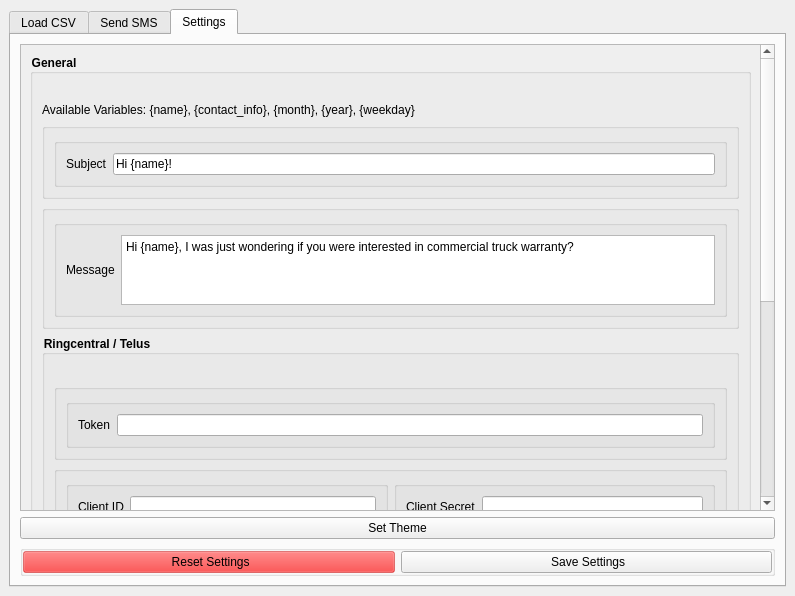
<?xml version="1.0" encoding="UTF-8"?>
<ui version="4.0">
 <class>MainWindow</class>
 <widget class="QMainWindow" name="MainWindow">
  <property name="enabled">
   <bool>true</bool>
  </property>
  <property name="geometry">
   <rect>
    <x>0</x>
    <y>0</y>
    <width>795</width>
    <height>596</height>
   </rect>
  </property>
  <property name="windowTitle">
   <string>OnTheSpot</string>
  </property>
  <property name="windowIcon">
   <iconset>
    <normaloff>../../../../../../../../../../../../../../../../../../../../resources/icon.png</normaloff>../../../../../../../../../../../../../../../../../../../../resources/icon.png</iconset>
  </property>
  <property name="styleSheet">
   <string notr="true">QGroupBox #group_login_form_3, #gb0_0, #gb0_1, #gb0_2, #gb0_3, #gb0_4, #gb0_5, #gb0_6, #gb0_7, #gb1_0, #gb1_1, #gb1_2, #gb1_3, #gb1_4, #gb1_5, #gb1_6, #gb1_7, #gb1_8, #gb1_9, #gb1_10, #gb1_11, #gb1_12, #gb1_13, #gb1_14, #gb1_29, #gb2_0, #gb2_1, #gb2_2, #gb2_3, #gb2_4, #gb2_5, #gb2_6, #gb2_7, #gb2_8, #gb2_9, #gb2_10, #gb2_11, #gb2_12, #gb2_13, #gb2_14, #gb2_15, #gb2_16, #gb2_17, #gb2_18, #gb3_0, #gb3_1, #gb3_2, #gb3_3, #gb3_4, #gb3_5, #gb3_6 { border: 0;}</string>
  </property>
  <widget class="QWidget" name="centralwidget">
   <property name="styleSheet">
    <string notr="true"/>
   </property>
   <layout class="QVBoxLayout" name="verticalLayout_10">
    <item>
     <widget class="QTabWidget" name="tabview">
      <property name="acceptDrops">
       <bool>false</bool>
      </property>
      <property name="autoFillBackground">
       <bool>false</bool>
      </property>
      <property name="styleSheet">
       <string notr="true"/>
      </property>
      <property name="currentIndex">
       <number>2</number>
      </property>
      <widget class="QWidget" name="loadcsv">
       <attribute name="title">
        <string>Load CSV</string>
       </attribute>
       <layout class="QVBoxLayout" name="verticalLayout_3">
        <item>
         <widget class="QGroupBox" name="group_search">
          <property name="maximumSize">
           <size>
            <width>16777215</width>
            <height>100</height>
           </size>
          </property>
          <property name="styleSheet">
           <string notr="true">QGroupBox {
	border:0;
}</string>
          </property>
          <property name="title">
           <string/>
          </property>
          <property name="flat">
           <bool>true</bool>
          </property>
          <layout class="QHBoxLayout" name="horizontalLayout_5">
           <item>
            <widget class="QGroupBox" name="groupBox_7">
             <property name="maximumSize">
              <size>
               <width>16777215</width>
               <height>100</height>
              </size>
             </property>
             <property name="autoFillBackground">
              <bool>false</bool>
             </property>
             <property name="styleSheet">
              <string notr="true"/>
             </property>
             <property name="title">
              <string/>
             </property>
             <property name="flat">
              <bool>true</bool>
             </property>
             <layout class="QHBoxLayout" name="horizontalLayout_3">
              <property name="spacing">
               <number>0</number>
              </property>
              <property name="leftMargin">
               <number>6</number>
              </property>
              <property name="topMargin">
               <number>0</number>
              </property>
              <property name="bottomMargin">
               <number>0</number>
              </property>
              <item>
               <widget class="QPushButton" name="btn_load_csv">
                <property name="text">
                 <string>Load CSV (Follow Format Below)</string>
                </property>
               </widget>
              </item>
             </layout>
            </widget>
           </item>
          </layout>
         </widget>
        </item>
        <item>
         <widget class="QGroupBox" name="group_temp_dl_root">
          <property name="minimumSize">
           <size>
            <width>0</width>
            <height>0</height>
           </size>
          </property>
          <property name="styleSheet">
           <string notr="true">QGroupBox {
	border:0;
}</string>
          </property>
          <property name="title">
           <string/>
          </property>
          <property name="flat">
           <bool>true</bool>
          </property>
          <layout class="QHBoxLayout" name="horizontalLayout_28">
           <property name="leftMargin">
            <number>0</number>
           </property>
           <property name="topMargin">
            <number>0</number>
           </property>
           <property name="rightMargin">
            <number>0</number>
           </property>
           <property name="bottomMargin">
            <number>0</number>
           </property>
          </layout>
         </widget>
        </item>
        <item>
         <widget class="QGroupBox" name="group_search_results">
          <property name="title">
           <string>Results</string>
          </property>
          <property name="flat">
           <bool>true</bool>
          </property>
          <layout class="QVBoxLayout" name="verticalLayout_4">
           <property name="spacing">
            <number>0</number>
           </property>
           <property name="leftMargin">
            <number>0</number>
           </property>
           <property name="topMargin">
            <number>0</number>
           </property>
           <property name="rightMargin">
            <number>0</number>
           </property>
           <property name="bottomMargin">
            <number>0</number>
           </property>
           <item>
            <widget class="QTableWidget" name="csv_table">
             <property name="lineWidth">
              <number>1</number>
             </property>
             <property name="editTriggers">
              <set>QAbstractItemView::NoEditTriggers</set>
             </property>
             <property name="showDropIndicator" stdset="0">
              <bool>true</bool>
             </property>
             <property name="selectionMode">
              <enum>QAbstractItemView::SingleSelection</enum>
             </property>
             <property name="selectionBehavior">
              <enum>QAbstractItemView::SelectRows</enum>
             </property>
             <property name="sortingEnabled">
              <bool>false</bool>
             </property>
             <attribute name="horizontalHeaderStretchLastSection">
              <bool>true</bool>
             </attribute>
             <column>
              <property name="text">
               <string>Name</string>
              </property>
             </column>
             <column>
              <property name="text">
               <string>Recipient</string>
              </property>
             </column>
            </widget>
           </item>
          </layout>
         </widget>
        </item>
       </layout>
      </widget>
      <widget class="QWidget" name="sendsms">
       <attribute name="title">
        <string>Send SMS</string>
       </attribute>
       <layout class="QVBoxLayout" name="verticalLayout">
        <item>
         <widget class="QLabel" name="label_pending_recipient">
          <property name="text">
           <string>To: {contact_info}</string>
          </property>
         </widget>
        </item>
        <item>
         <widget class="QLineEdit" name="input_pending_subject"/>
        </item>
        <item>
         <widget class="QPlainTextEdit" name="input_pending_message">
          <property name="plainText">
           <string/>
          </property>
         </widget>
        </item>
        <item>
         <widget class="QGroupBox" name="groupBox_29">
          <property name="minimumSize">
           <size>
            <width>0</width>
            <height>0</height>
           </size>
          </property>
          <property name="title">
           <string/>
          </property>
          <property name="flat">
           <bool>true</bool>
          </property>
          <layout class="QHBoxLayout" name="horizontalLayout_2">
           <item>
            <widget class="QPushButton" name="btn_previous_entry">
             <property name="text">
              <string>Previous Entry</string>
             </property>
            </widget>
           </item>
           <item>
            <widget class="QPushButton" name="btn_next_entry">
             <property name="text">
              <string>Next Entry</string>
             </property>
            </widget>
           </item>
           <item>
            <widget class="QPushButton" name="btn_send_sms">
             <property name="styleSheet">
              <string notr="true">background-color: #00FF00</string>
             </property>
             <property name="text">
              <string>Send</string>
             </property>
            </widget>
           </item>
          </layout>
         </widget>
        </item>
       </layout>
      </widget>
      <widget class="QWidget" name="settings">
       <property name="enabled">
        <bool>true</bool>
       </property>
       <attribute name="title">
        <string>Settings</string>
       </attribute>
       <layout class="QVBoxLayout" name="verticalLayout_12">
        <item>
         <widget class="QScrollArea" name="settings_scroll_area">
          <property name="styleSheet">
           <string notr="true">QGroupBox #scrollArea, #adv_settings_scrollarea {border: 0;}</string>
          </property>
          <property name="widgetResizable">
           <bool>true</bool>
          </property>
          <widget class="QWidget" name="adv_settings_scrollarea">
           <property name="geometry">
            <rect>
             <x>0</x>
             <y>0</y>
             <width>739</width>
             <height>786</height>
            </rect>
           </property>
           <layout class="QVBoxLayout" name="verticalLayout_16">
            <item>
             <widget class="QGroupBox" name="gb0_4">
              <property name="styleSheet">
               <string notr="true">QGroupBox { font-weight: bold; }</string>
              </property>
              <property name="title">
               <string>General</string>
              </property>
              <property name="checkable">
               <bool>false</bool>
              </property>
              <layout class="QVBoxLayout" name="verticalLayout_13">
               <item>
                <spacer name="horizontalSpacer">
                 <property name="orientation">
                  <enum>Qt::Horizontal</enum>
                 </property>
                 <property name="sizeHint" stdset="0">
                  <size>
                   <width>40</width>
                   <height>20</height>
                  </size>
                 </property>
                </spacer>
               </item>
               <item>
                <widget class="QLabel" name="label_5">
                 <property name="text">
                  <string>Available Variables: {name}, {contact_info}, {month}, {year}, {weekday}</string>
                 </property>
                </widget>
               </item>
               <item>
                <widget class="QGroupBox" name="gb1_24">
                 <property name="title">
                  <string/>
                 </property>
                 <property name="flat">
                  <bool>true</bool>
                 </property>
                 <layout class="QHBoxLayout" name="horizontalLayout_89">
                  <item>
                   <widget class="QGroupBox" name="group_lyrics_cfg_only_synced_38">
                    <property name="title">
                     <string/>
                    </property>
                    <layout class="QHBoxLayout" name="horizontalLayout_90">
                     <item>
                      <widget class="QLabel" name="lb_illegal_character_replacement_36">
                       <property name="text">
                        <string>Subject</string>
                       </property>
                      </widget>
                     </item>
                     <item>
                      <widget class="QLineEdit" name="input_template_subject">
                       <property name="text">
                        <string>Hi {name}!</string>
                       </property>
                      </widget>
                     </item>
                    </layout>
                   </widget>
                  </item>
                 </layout>
                </widget>
               </item>
               <item>
                <widget class="QGroupBox" name="gb1_22">
                 <property name="title">
                  <string/>
                 </property>
                 <property name="flat">
                  <bool>true</bool>
                 </property>
                 <layout class="QHBoxLayout" name="horizontalLayout_78">
                  <item>
                   <widget class="QGroupBox" name="group_lyrics_cfg_only_synced_31">
                    <property name="title">
                     <string/>
                    </property>
                    <layout class="QHBoxLayout" name="horizontalLayout_79">
                     <item>
                      <widget class="QLabel" name="lb_illegal_character_replacement_29">
                       <property name="text">
                        <string>Message</string>
                       </property>
                      </widget>
                     </item>
                     <item>
                      <widget class="QPlainTextEdit" name="input_template_message">
                       <property name="plainText">
                        <string>Hi {name}, I was just wondering if you were interested in commercial truck warranty?</string>
                       </property>
                       <property name="placeholderText">
                        <string/>
                       </property>
                      </widget>
                     </item>
                    </layout>
                   </widget>
                  </item>
                 </layout>
                </widget>
               </item>
               <item>
                <widget class="QGroupBox" name="gb0_5">
                 <property name="styleSheet">
                  <string notr="true">QGroupBox { font-weight: bold; }</string>
                 </property>
                 <property name="title">
                  <string>Ringcentral / Telus</string>
                 </property>
                 <property name="checkable">
                  <bool>false</bool>
                 </property>
                 <layout class="QVBoxLayout" name="verticalLayout_19">
                  <item>
                   <spacer name="horizontalSpacer_3">
                    <property name="orientation">
                     <enum>Qt::Horizontal</enum>
                    </property>
                    <property name="sizeHint" stdset="0">
                     <size>
                      <width>40</width>
                      <height>20</height>
                     </size>
                    </property>
                   </spacer>
                  </item>
                  <item>
                   <widget class="QGroupBox" name="gb1_27">
                    <property name="title">
                     <string/>
                    </property>
                    <property name="flat">
                     <bool>true</bool>
                    </property>
                    <layout class="QHBoxLayout" name="horizontalLayout_94">
                     <item>
                      <widget class="QGroupBox" name="group_lyrics_cfg_only_synced_11">
                       <property name="title">
                        <string/>
                       </property>
                       <layout class="QHBoxLayout" name="horizontalLayout_56">
                        <item>
                         <widget class="QLabel" name="lb_illegal_character_replacement_9">
                          <property name="text">
                           <string>Token</string>
                          </property>
                         </widget>
                        </item>
                        <item>
                         <widget class="QLineEdit" name="input_ringcentral_token"/>
                        </item>
                       </layout>
                      </widget>
                     </item>
                    </layout>
                   </widget>
                  </item>
                  <item>
                   <widget class="QGroupBox" name="gb1_26">
                    <property name="title">
                     <string/>
                    </property>
                    <property name="flat">
                     <bool>true</bool>
                    </property>
                    <layout class="QHBoxLayout" name="horizontalLayout_92">
                     <item>
                      <widget class="QGroupBox" name="group_lyrics_cfg_only_synced_10">
                       <property name="title">
                        <string/>
                       </property>
                       <layout class="QHBoxLayout" name="horizontalLayout_55">
                        <item>
                         <widget class="QLabel" name="lb_illegal_character_replacement_8">
                          <property name="text">
                           <string>Client ID</string>
                          </property>
                         </widget>
                        </item>
                        <item>
                         <widget class="QLineEdit" name="input_ringcentral_client_id"/>
                        </item>
                       </layout>
                      </widget>
                     </item>
                     <item>
                      <widget class="QGroupBox" name="group_lyrics_cfg_only_synced_3">
                       <property name="title">
                        <string/>
                       </property>
                       <layout class="QHBoxLayout" name="horizontalLayout_48">
                        <item>
                         <widget class="QLabel" name="lb_illegal_character_replacement">
                          <property name="text">
                           <string>Client Secret</string>
                          </property>
                         </widget>
                        </item>
                        <item>
                         <widget class="QLineEdit" name="input_ringcentral_client_secret"/>
                        </item>
                       </layout>
                      </widget>
                     </item>
                    </layout>
                   </widget>
                  </item>
                  <item>
                   <widget class="QGroupBox" name="gb1_25">
                    <property name="title">
                     <string/>
                    </property>
                    <property name="flat">
                     <bool>true</bool>
                    </property>
                    <layout class="QHBoxLayout" name="horizontalLayout_91">
                     <item>
                      <widget class="QGroupBox" name="group_lyrics_cfg_only_synced_9">
                       <property name="title">
                        <string/>
                       </property>
                       <layout class="QHBoxLayout" name="horizontalLayout_54">
                        <item>
                         <widget class="QLabel" name="lb_illegal_character_replacement_7">
                          <property name="text">
                           <string>JWT</string>
                          </property>
                         </widget>
                        </item>
                        <item>
                         <widget class="QLineEdit" name="input_ringcentral_jwt"/>
                        </item>
                       </layout>
                      </widget>
                     </item>
                     <item>
                      <widget class="QGroupBox" name="group_lyrics_cfg_only_synced_7">
                       <property name="title">
                        <string/>
                       </property>
                       <layout class="QHBoxLayout" name="horizontalLayout_53">
                        <item>
                         <widget class="QLabel" name="lb_illegal_character_replacement_6">
                          <property name="text">
                           <string>Your Telus Phone Number</string>
                          </property>
                         </widget>
                        </item>
                        <item>
                         <widget class="QLineEdit" name="input_ringcentral_phone_number">
                          <property name="text">
                           <string/>
                          </property>
                          <property name="placeholderText">
                           <string/>
                          </property>
                         </widget>
                        </item>
                       </layout>
                      </widget>
                     </item>
                    </layout>
                   </widget>
                  </item>
                 </layout>
                </widget>
               </item>
              </layout>
             </widget>
            </item>
            <item>
             <widget class="QGroupBox" name="gb0_3">
              <property name="styleSheet">
               <string notr="true">QGroupBox { font-weight: bold; }</string>
              </property>
              <property name="title">
               <string>SMTP</string>
              </property>
              <property name="checkable">
               <bool>false</bool>
              </property>
              <layout class="QVBoxLayout" name="verticalLayout_11">
               <item>
                <spacer name="horizontalSpacer_2">
                 <property name="orientation">
                  <enum>Qt::Horizontal</enum>
                 </property>
                 <property name="sizeHint" stdset="0">
                  <size>
                   <width>40</width>
                   <height>20</height>
                  </size>
                 </property>
                </spacer>
               </item>
               <item>
                <widget class="QGroupBox" name="gb1_17">
                 <property name="title">
                  <string/>
                 </property>
                 <property name="flat">
                  <bool>true</bool>
                 </property>
                 <layout class="QHBoxLayout" name="horizontalLayout_45">
                  <item>
                   <widget class="QGroupBox" name="group_lyrics_cfg_only_synced_22">
                    <property name="title">
                     <string/>
                    </property>
                    <layout class="QHBoxLayout" name="horizontalLayout_67">
                     <item>
                      <widget class="QLabel" name="lb_illegal_character_replacement_20">
                       <property name="text">
                        <string>Email</string>
                       </property>
                      </widget>
                     </item>
                     <item>
                      <widget class="QLineEdit" name="input_smtp_email"/>
                     </item>
                    </layout>
                   </widget>
                  </item>
                  <item>
                   <widget class="QGroupBox" name="group_lyrics_cfg_only_synced_23">
                    <property name="title">
                     <string/>
                    </property>
                    <layout class="QHBoxLayout" name="horizontalLayout_68">
                     <item>
                      <widget class="QLabel" name="lb_illegal_character_replacement_21">
                       <property name="text">
                        <string>Password</string>
                       </property>
                      </widget>
                     </item>
                     <item>
                      <widget class="QLineEdit" name="input_smtp_password"/>
                     </item>
                    </layout>
                   </widget>
                  </item>
                 </layout>
                </widget>
               </item>
               <item>
                <widget class="QGroupBox" name="gb1_18">
                 <property name="title">
                  <string/>
                 </property>
                 <property name="flat">
                  <bool>true</bool>
                 </property>
                 <layout class="QHBoxLayout" name="horizontalLayout_46">
                  <item>
                   <widget class="QGroupBox" name="group_lyrics_cfg_only_synced_24">
                    <property name="title">
                     <string/>
                    </property>
                    <layout class="QHBoxLayout" name="horizontalLayout_69">
                     <item>
                      <widget class="QLabel" name="lb_illegal_character_replacement_22">
                       <property name="text">
                        <string>Server</string>
                       </property>
                      </widget>
                     </item>
                     <item>
                      <widget class="QLineEdit" name="input_smtp_server_url">
                       <property name="text">
                        <string>smtp.office365.com</string>
                       </property>
                      </widget>
                     </item>
                    </layout>
                   </widget>
                  </item>
                  <item>
                   <widget class="QGroupBox" name="group_lyrics_cfg_only_synced_25">
                    <property name="title">
                     <string/>
                    </property>
                    <layout class="QHBoxLayout" name="horizontalLayout_70">
                     <item>
                      <widget class="QLabel" name="lb_illegal_character_replacement_23">
                       <property name="text">
                        <string>Port</string>
                       </property>
                      </widget>
                     </item>
                     <item>
                      <widget class="QLineEdit" name="input_smtp_server_port">
                       <property name="text">
                        <string>587</string>
                       </property>
                       <property name="placeholderText">
                        <string/>
                       </property>
                      </widget>
                     </item>
                    </layout>
                   </widget>
                  </item>
                 </layout>
                </widget>
               </item>
              </layout>
             </widget>
            </item>
           </layout>
          </widget>
         </widget>
        </item>
        <item>
         <widget class="QPushButton" name="toggle_theme_button">
          <property name="text">
           <string>Set Theme</string>
          </property>
         </widget>
        </item>
        <item>
         <widget class="QGroupBox" name="groupBox_24">
          <property name="minimumSize">
           <size>
            <width>0</width>
            <height>0</height>
           </size>
          </property>
          <property name="maximumSize">
           <size>
            <width>16777215</width>
            <height>50</height>
           </size>
          </property>
          <property name="styleSheet">
           <string notr="true"/>
          </property>
          <property name="title">
           <string/>
          </property>
          <property name="flat">
           <bool>true</bool>
          </property>
          <layout class="QHBoxLayout" name="horizontalLayout_30">
           <property name="leftMargin">
            <number>0</number>
           </property>
           <property name="topMargin">
            <number>0</number>
           </property>
           <property name="rightMargin">
            <number>0</number>
           </property>
           <property name="bottomMargin">
            <number>0</number>
           </property>
           <item>
            <widget class="QPushButton" name="btn_reset_config">
             <property name="minimumSize">
              <size>
               <width>0</width>
               <height>0</height>
              </size>
             </property>
             <property name="styleSheet">
              <string notr="true">background-color: rgba(255, 0, 0, 100);</string>
             </property>
             <property name="text">
              <string> Reset Settings</string>
             </property>
            </widget>
           </item>
           <item>
            <widget class="QPushButton" name="btn_save_config">
             <property name="minimumSize">
              <size>
               <width>0</width>
               <height>0</height>
              </size>
             </property>
             <property name="text">
              <string> Save Settings</string>
             </property>
            </widget>
           </item>
          </layout>
         </widget>
        </item>
       </layout>
      </widget>
     </widget>
    </item>
   </layout>
  </widget>
 </widget>
 <resources/>
 <connections/>
</ui>
